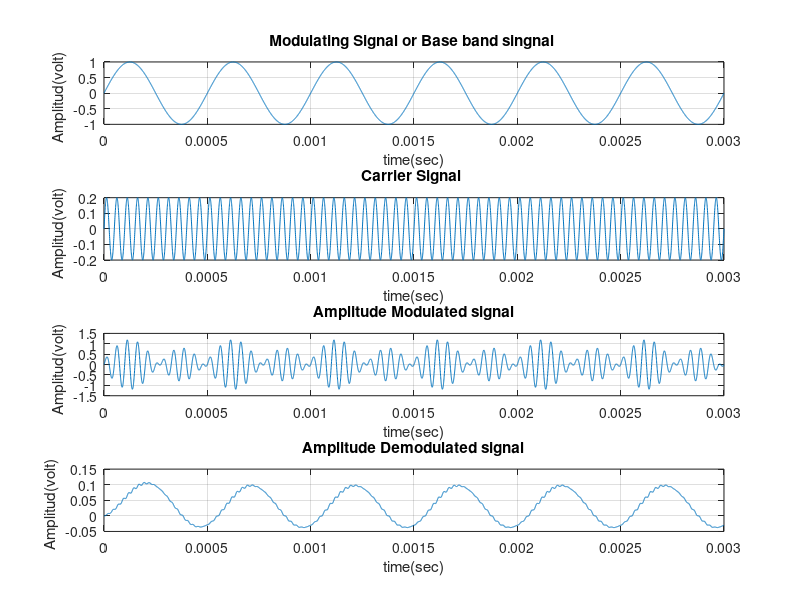

MATLAB code to generate this figure:
%=================  AM Modulation ==========================
clc;
clear all;
close all;
%######################## AM modulation Index ####################
disp('Enter the modulation Index.M<1(under)M>1(over) M=1(100%)modulation');
m=input(' Enter the value of modulation index M = ');

%########## modulating signal generation ####################XXXX
Am=1; % Amplitude of modulating signal
fa=2000; % Frequency of modulating signal
Ta=1/fa; % Time period of modulating signal
t=0:Ta/1000:6*Ta; % Total time for simulation
ym=Am*sin(2*pi*fa*t); % Eqation of modulating signal
figure(1)
subplot(4,1,1); 
plot(t,ym), grid on;% plot of Modulating signal
title ( '  Modulating Signal or Base band singnal   ');
xlabel ( ' time(sec) ');
ylabel (' Amplitud(volt)   ');
%#################### carrier signal ####################
Ac=Am/m;% Amplitude of carrier signal , modulation Index M=Am/Ac ]
fc=fa*10;% Frequency of carrier signal
Tc=1/fc;% Time period of carrier signal
yc=Ac*sin(2*pi*fc*t);% Eqation of carrier signal
subplot(4,1,2);
plot(t,yc), grid on;% plot of carrier signal
title ( '  Carrier Signal   ');
xlabel ( ' time(sec) ');
ylabel (' Amplitud(volt)   ');
%########################### AM Modulation ############################## 
y=Ac*(1+m*sin(2*pi*fa*t)).*sin(2*pi*fc*t); % Equation of Amplitude
%modulated signal
subplot(4,1,3);
plot(t,y);% Graphical representation of AM signal
title ( '  Amplitude Modulated signal  ');
grid on;
xlabel ( ' time(sec) ');
ylabel (' Amplitud(volt)   ');
%########################### AM Demodulation ############################## 
z=y.*yc;
[b a]=butter(1,0.001); %BUTTERWORTH FILTER
lpf=filter(b,a,z); 
Rx=1.5.*lpf; %Amplification
subplot(4,1,4);
plot(t,Rx);% Graphical representation of AM signal
title ( '  Amplitude Demodulated signal  ');
grid on;
xlabel ( ' time(sec) ');
ylabel (' Amplitud(volt)   ');